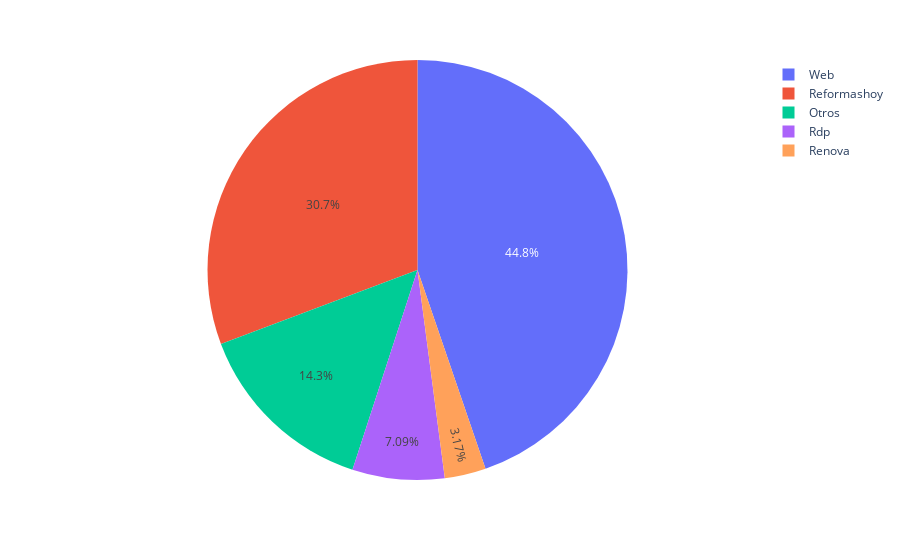

The code cell stored with this chart in its notebook:
### Code cell
fig=px.pie(ventas_mes,values="Importe",names="Fuente")
fig.show()

### Figure 1 — Plotly figure (JSON) as saved in the notebook; plotly's stock layout.template omitted (floating-point values rounded to 4 significant figures)
{"data": [{"domain": {"x": [0, 1], "y": [0, 1]}, "hovertemplate": "Fuente=%{label}<br>Importe=%{value}<extra></extra>", "labels": ["Otros", "Rdp", "Reformashoy", "Web", "Otros", "Rdp", "Reformashoy", "Web", "Otros", "Rdp", "Reformashoy", "Renova", "Web", "Otros", "Rdp", "Reformashoy", "Renova", "Web", "Otros", "Rdp", "Reformashoy", "Renova", "Web", "Otros", "Rdp", "Reformashoy", "Renova", "Web", "Otros", "Rdp", "Reformashoy", "Renova", "Web", "Otros", "Rdp", "Reformashoy", "Renova", "Web"], "legendgroup": "", "name": "", "showlegend": true, "type": "pie", "values": [164700.0, 860.2, 76030.0, 267700.0, 101600.0, 60130.0, 270200.0, 235800.0, 103800.0, 55690.0, 420500.0, 1658, 308000.0, 38220.0, 25800.0, 289300.0, 25827, 320700.0, 165700.0, 7436, 202300.0, 2139, 398000.0, 78730.0, 58570.0, 89660.0, 107800.0, 251300.0, 55630.0, 90150.0, 116600.0, 9600.0, 274400.0, 11540.0, 59230.0, 86870.0, 13110.0, 203500.0]}], "layout": {"legend": {"tracegroupgap": 0}, "margin": {"t": 60}}}
